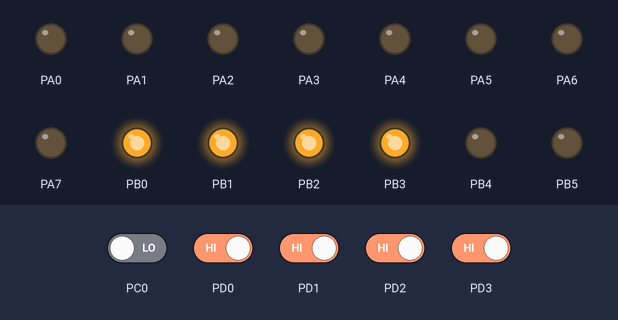
A program run on a simulated ATmega1284P, built with avr-gcc and emulated at 20 MHz. Parts: output pins drawn as LEDs (lit = HIGH). The inputs (shaded band) are chosen by the test bench; at power-on: PD0–3 HIGH, PC0 LOW.

Above: at 1.2 s.
1.3 s: PC0 driven HIGH
At 1.7 s:
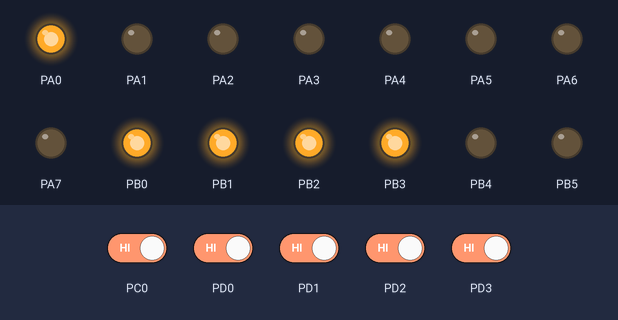
2.8 s: PD0 driven LOW
At 4.0 s:
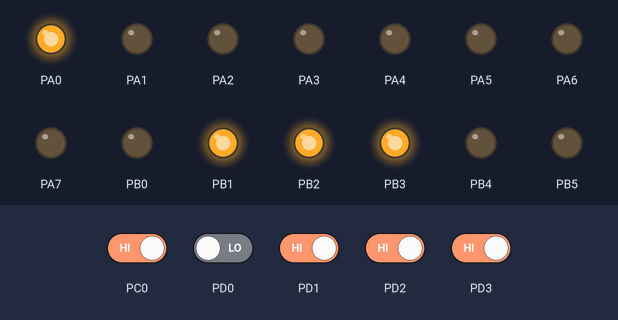
4.3 s: PD1 driven LOW
At 5.2 s:
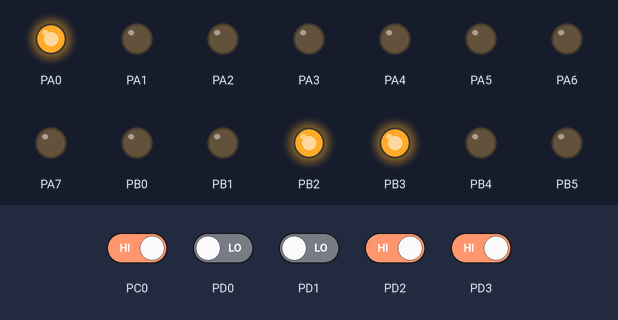
5.8 s: PD2 driven LOW
At 6.3 s:
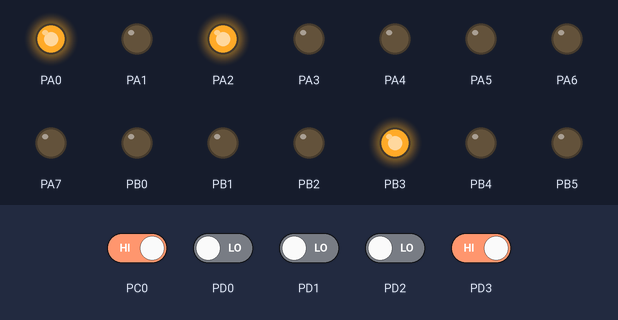
7.3 s: PD3 driven LOW
At 8.5 s:
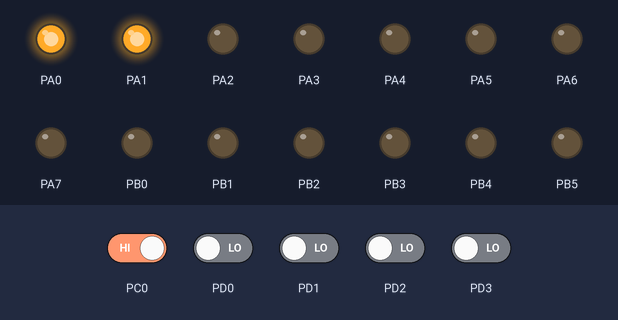
8.8 s: PD0 driven HIGH
At 9.8 s:
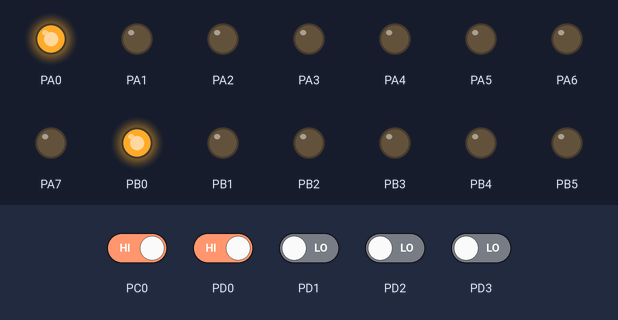
Timing chart, 0 to 11.3 s (numbered marks = the images above; inputs shaded):
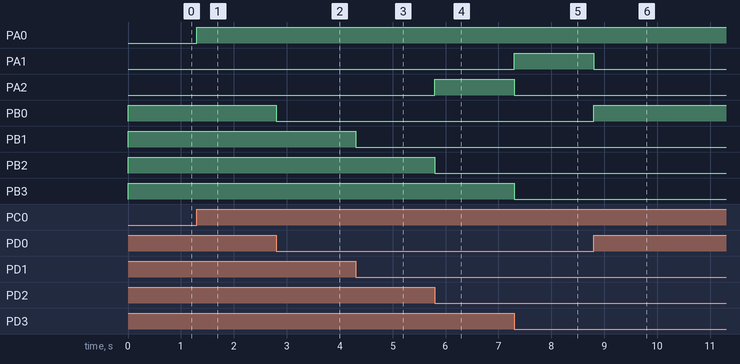

The program:

main.c
```c
#define F_CPU 20000000UL
#include <avr/io.h>
#include <util/delay.h>

int main(void) {

	DDRD = 0x00;
	DDRC &= ~(1<<PC0);
	DDRA = 0xFF;
	DDRB = 0xFF;

	while(1) {
		int niveles = PIND & 0x0F;
		int modo_manual = (PINC & (1<<PC0));


		PORTB = niveles;


		if(niveles == 0x00) {
			PORTA |= (1<<PA1);
			} else {
			PORTA &= ~(1<<PA1);
		}

		if(niveles == 0x08) {
			PORTA |= (1<<PA2);
			} else {
			PORTA &= ~(1<<PA2);
		}


		if(modo_manual) {
			PORTA |= (1<<PA0);
			} else {
			if(niveles < 0x02) {
				PORTA |= (1<<PA0);
				} else {
				PORTA &= ~(1<<PA0);
			}
		}
	}
}
```

Measured:
- after the input at 1.3 s, PA0: LOW → HIGH at once
- after the input at 2.8 s, PB0: HIGH → LOW at once
- after the input at 4.3 s, PB1: HIGH → LOW at once
- after the input at 5.8 s, PA2: LOW → HIGH at once; PB2: HIGH → LOW at once
- after the input at 7.3 s, PA1: LOW → HIGH at once; PA2, PB3: HIGH → LOW at once
- after the input at 8.8 s, PA1: HIGH → LOW at once; PB0: LOW → HIGH at once
